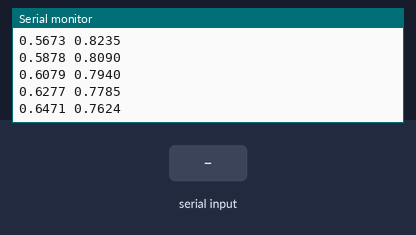
Simulated run of this sketch. Board: ESP32. Shown: the last lines printed to the serial monitor. The inputs (shaded band) are chosen by the test bench. Nothing arrives over Bluetooth unless stated.

Above: at 1.2 s.
1.3 s: "1\n" received over the second serial link
At 1.31 s:
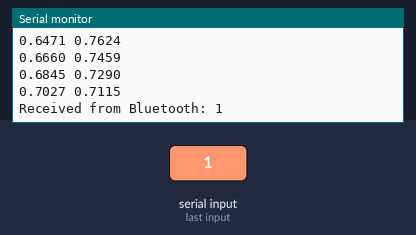
2.8 s: "0\n" received over the second serial link
4.3 s: "2\n" received over the second serial link
At 4.31 s:
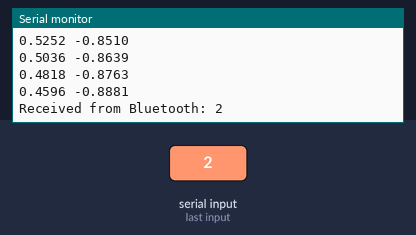
Timing chart, 0 to 7.3 s (numbered marks = the images above; inputs shaded):
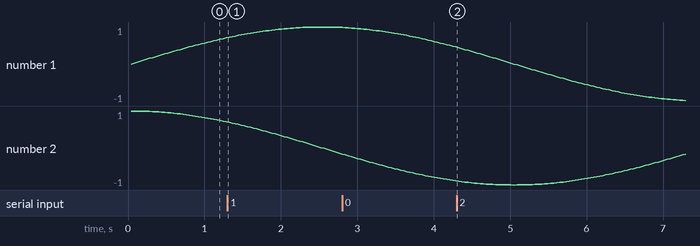

Measured:
- after the input at 1.3 s, the serial monitor: prints a new line at once (image 1)

The sketch:

Test_BLE_Sin.ino
```cpp
#include <BluetoothSerial.h>
#include <math.h>

BluetoothSerial SerialBT;

const int frameDelayMs = 40;          // 40 milliseconds between samples
const float frequency = 0.1;          // 0.1 Hz = 1 cycle every 10 seconds
const float amplitude = 1.0;
const float pi = 3.14159265;

unsigned long previousMillis = 0;
float timeSec = 0.0;

void setup() {
  Serial.begin(115200);
  SerialBT.begin("ESP32_Sine_01Hz");  // Bluetooth device name
  Serial.println("Bluetooth 0.1 Hz Sine Generator Started");
}

void loop() {
  unsigned long currentMillis = millis();

  // Send sine/cosine values every 40 ms
  if (currentMillis - previousMillis >= frameDelayMs) {
    previousMillis = currentMillis;

    float sineValue = amplitude * sin(2 * pi * frequency * timeSec);
    float cosValue  = amplitude * cos(2 * pi * frequency * timeSec);

    SerialBT.print(sineValue, 4);
    SerialBT.print(" ");
    SerialBT.println(cosValue, 4);

    Serial.print(sineValue, 4);
    Serial.print(" ");
    Serial.println(cosValue, 4);

    timeSec += frameDelayMs / 1000.0;
  }

  // Read and print incoming Bluetooth data to Serial Monitor
  if (SerialBT.available()) {
    String incoming = SerialBT.readStringUntil('\n');
    Serial.print("Received from Bluetooth: ");
    Serial.println(incoming);
  }
}
```
